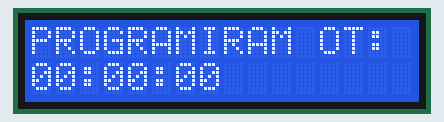
Bench run of a sketch on a simulated Arduino Uno, built with avr-gcc and run on an emulated ATmega328P. Parts: 16×2 character LCD.

Above: at 0.1 s.
At 4.2 s:
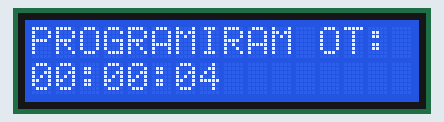
At 9.2 s:
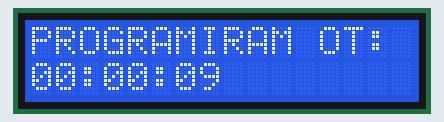
At 19.2 s:
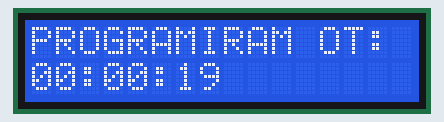
At 29.1 s:
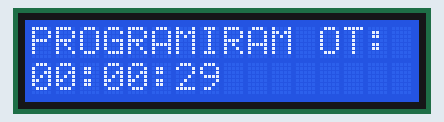
At 38.3 s:
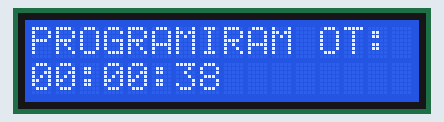

The sketch:

main.ino
```cpp
#include <LiquidCrystal.h>

LiquidCrystal lcd(7, 8, 9, 10, 11, 12);

unsigned long startTime;

void setup() {
  lcd.begin(16, 2);
  startTime = millis();

  lcd.setCursor(0, 0);
  lcd.print("PROGRAMIRAM OT:");
}

void loop() {
  unsigned long sekundi = (millis() - startTime) / 1000;

  int chas = (sekundi / 3600) % 24;
  int minuti = (sekundi / 60) % 60;
  int sek = sekundi % 60;

  lcd.setCursor(0, 1);

  if (chas < 10) lcd.print("0");
  lcd.print(chas);
  lcd.print(":");

  if (minuti < 10) lcd.print("0");
  lcd.print(minuti);
  lcd.print(":");

  if (sek < 10) lcd.print("0");
  lcd.print(sek);

  lcd.print("          ");

  delay(200);
}
```

Measured:
- what the display in image 1 shows lasts 1.0 s, from 4.1 s to 5.1 s
